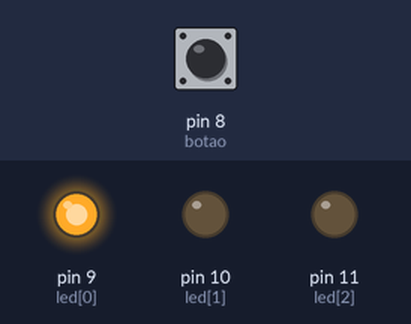
The sketch below on a simulated Arduino Uno, built with avr-gcc and run on an emulated ATmega328P. Parts: output pins drawn as LEDs (lit = HIGH). Inputs (shaded band) come from the test bench; at power-on: pin 8 (botao) HIGH.

Above: at 1.2 s.
1.3 s: pin 8 (botao) pulled LOW for 0.15 s
At 2.3 s:
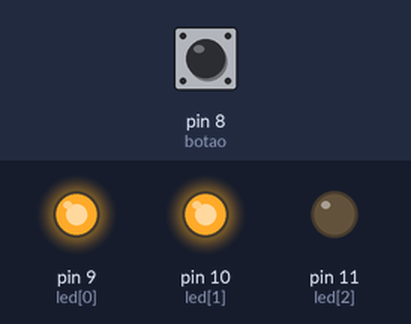
2.9 s: pin 8 (botao) pulled LOW for 1 s
At 4.8 s:
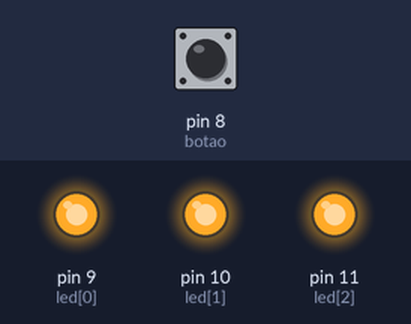
5.4 s: pin 8 (botao) pulled LOW for 3.2 s
At 5.9 s:
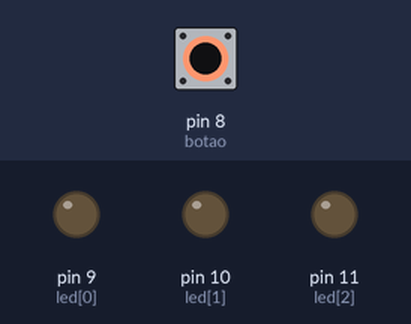
Timing chart, 0 to 10.1 s (numbered marks = the images above; inputs shaded):
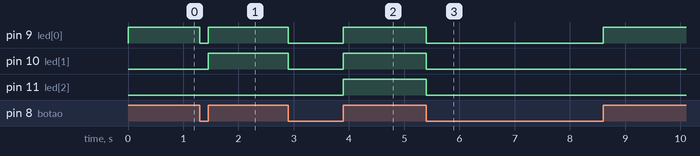

The sketch:

botao_led.ino
```cpp
bool stable; // Guarda o último estado estável do botão;
bool unstable; // Guarda o último estado instável do botão;
uint32_t bounce_timer;
uint8_t contador = 0;

int led[] = {9,10, 11};
int botao = 8;
int estadoBotao =0;

void acenderLed();
void apagarLed();
bool changed();

void setup(){

  pinMode(botao, INPUT_PULLUP);
  //stable = digitalRead(botao);

  pinMode(led[0], OUTPUT);
  pinMode((led[1]), OUTPUT);
  pinMode((led[2]), OUTPUT);

}


void loop(){

  if (changed()) {
    contador++;
    }

  estadoBotao = digitalRead(botao);

  if (estadoBotao == HIGH){
    acenderLed();
  }else{
    apagarLed();}
}


void acenderLed(){

  if(contador >= 6)
    contador =0;
  for(int i=0; i <= contador/2; i++)
      digitalWrite((led[i]),HIGH);

}

void apagarLed(){

  for(int x=0; x<3; x++)
      digitalWrite((led[x]),LOW);

}

bool changed() {
 bool now = digitalRead(botao); // Lê o estado atual do botão;
 if (unstable != now) { // Checa se houve mudança;
  bounce_timer = millis(); // Atualiza timer;
  unstable = now; // Atualiza estado instável;
 }
 else if (millis() - bounce_timer > 10) { // Checa o tempo de trepidação acabou;
  if (stable != now) { // Checa se a mudança ainda persiste;
   stable = now; // Atualiza estado estável;
   return 1;
  }
 }
 return 0;
}
```

Measured:
- after the input at 1.3 s, pin 9 (led[0]): HIGH → LOW at once, → HIGH 0.15 s later; pin 10 (led[1]): LOW → HIGH after 0.15 s
- after the input at 2.9 s, pin 9 (led[0]), pin 10 (led[1]): HIGH → LOW at once, → HIGH 1.0 s later; pin 11 (led[2]): LOW → HIGH after 1.0 s
- after the input at 5.4 s, pin 9 (led[0]): HIGH → LOW at once, → HIGH 3.2 s later; pin 10 (led[1]), pin 11 (led[2]): HIGH → LOW at once
